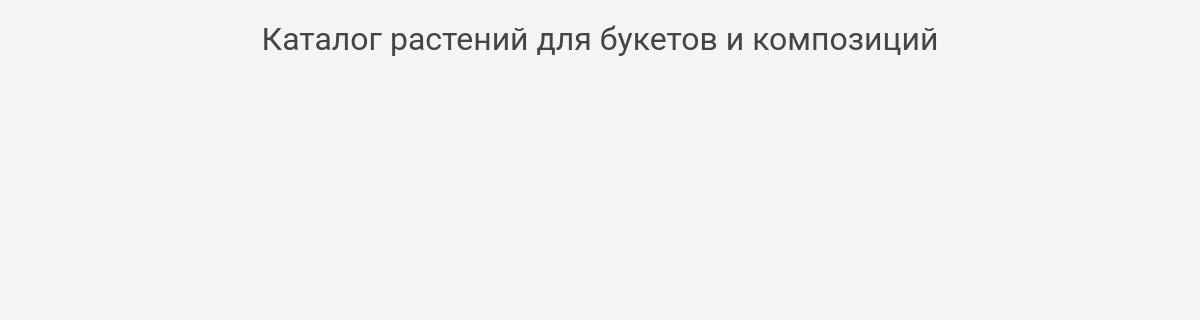
Before: / with the older database file.
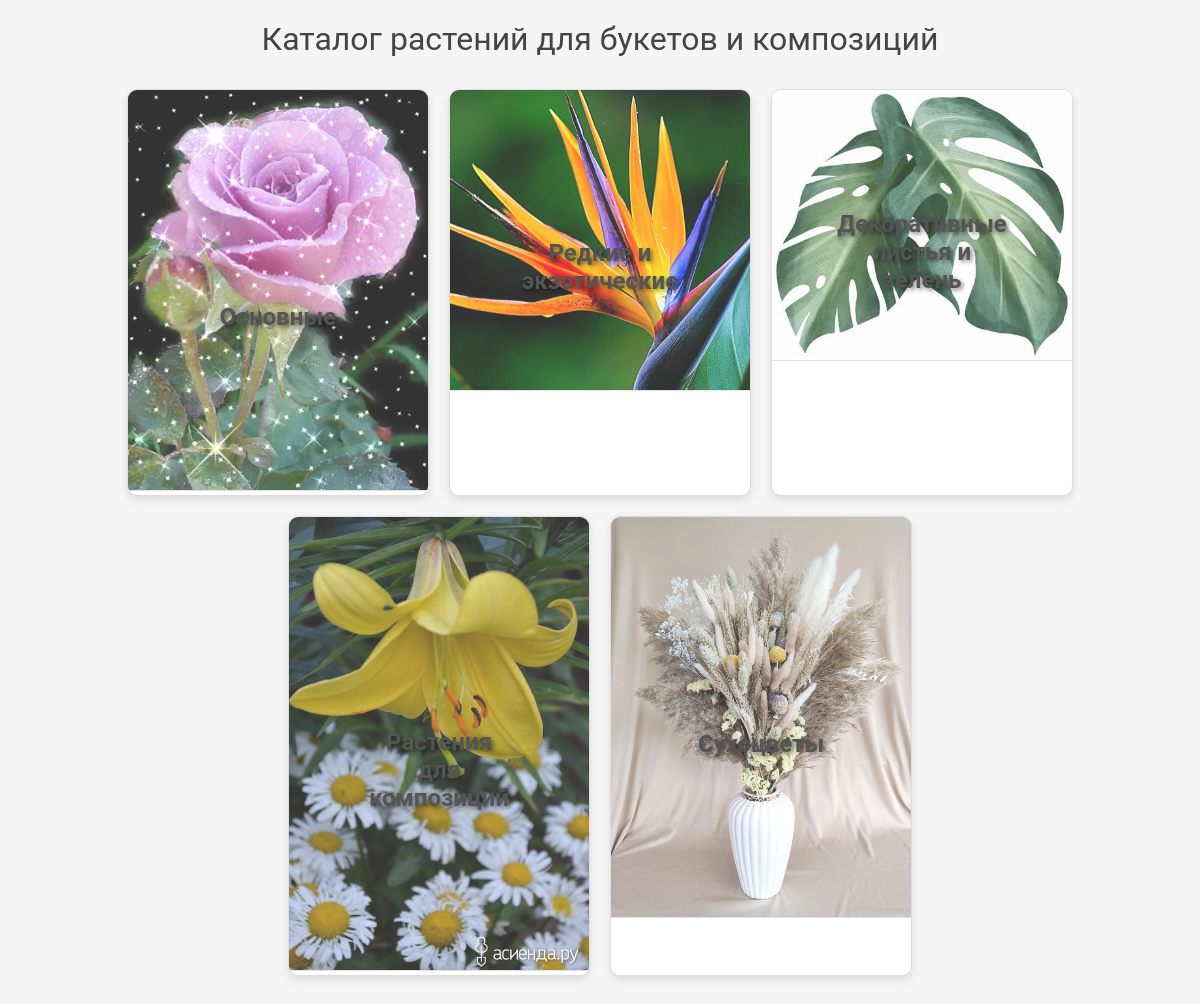
After: the same page with the newer database file.
### catalog/models.py (models this page shows, shortened)
class Category(models.Model):
    name = models.CharField(max_length=100)
    banner = models.ImageField(upload_to='banners/')

### catalog/views.py (the view)
# urls.py: path('', views.home, name='home'),
def home(request):
    categories = Category.objects.all()
    return render(request, 'catalog/home.html', {'categories': categories})

### catalog/templates/catalog/home.html (shortened to what this page needs)
<!DOCTYPE html>
<html>
<head>
    {% load static %}
    <link rel="stylesheet" type="text/css" href="{% static 'catalog/css/styles.css' %}">
</head>
<body>
    <h1>Каталог растений для букетов и композиций</h1>
    <div class="container">
        {% for category in categories %}
            <div class="card">
                <a href="{% url 'category_detail' category.id %}">
                    <div class="banner">
                        <img src="{{ category.banner.url }}" alt="{{ category.name }}">
                        <p>{{ category.name }}</p>
                    </div>
                </a>
            </div>
        {% endfor %}
    </div>
</body>
</html>

### flowers_catalog/static/catalog/css/styles.css (style rules this page uses)
body { font-family: 'Roboto', sans-serif; margin: 0; padding: 0; background-color: #f5f5f5; color: #333; }
h1, h2 { text-align: center; margin-top: 20px; font-weight: 400; color: #444; }
.container { display: flex; flex-wrap: wrap; justify-content: center; margin: 20px; }
.card { border: 1px solid #ddd; border-radius: 10px; box-shadow: 0 4px 8px rgba(0, 0, 0, 0.1); margin: 10px; width: 300px; overflow: hidden; text-align: center; background: white; transition: transform 0.2s; }
.card img { width: 100%; height: auto; border-bottom: 1px solid #ddd; }
.card p { padding: 10px; font-size: 18px; color: #555; }
.banner { position: relative; display: inline-block; width: 100%; color: white; text-align: center; }
.banner img { width: 100%; height: auto; opacity: 0.8; }
.banner p { position: absolute; top: 50%; left: 50%; transform: translate(-50%, -50%); font-size: 24px; font-weight: bold; text-shadow: 2px 2px 4px rgba(0, 0, 0, 0.5); }

Changed rows visible on the page:
added Category: banner (picture), name "Основные"
added Category: banner (picture), name "Редкие и экзотические"
added Category: banner (picture), name "Декоративные листья и зелень"
added Category: banner (picture), name "Растения для композиций"
added Category: banner (picture), name "Сухоцветы"
